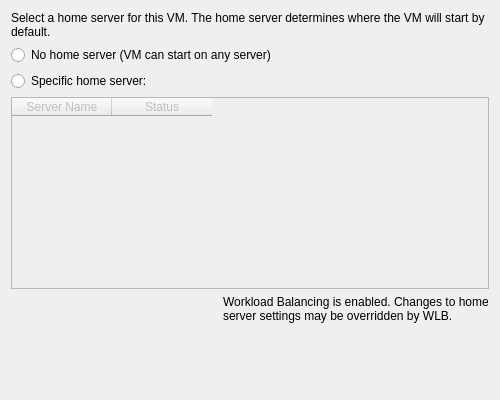
<?xml version="1.0" encoding="UTF-8"?>
<ui version="4.0">
 <class>HomeServerEditPage</class>
 <widget class="QWidget" name="HomeServerEditPage">
  <property name="geometry">
   <rect>
    <x>0</x>
    <y>0</y>
    <width>500</width>
    <height>400</height>
   </rect>
  </property>
  <layout class="QVBoxLayout" name="verticalLayout">
   <item>
    <widget class="QLabel" name="labelDescription">
     <property name="text">
      <string>Select a home server for this VM. The home server determines where the VM will start by default.</string>
     </property>
     <property name="wordWrap">
      <bool>true</bool>
     </property>
    </widget>
   </item>
   <item>
    <widget class="QRadioButton" name="radioButtonNoHomeServer">
     <property name="text">
      <string>No home server (VM can start on any server)</string>
     </property>
    </widget>
   </item>
   <item>
    <widget class="QRadioButton" name="radioButtonStaticHomeServer">
     <property name="text">
      <string>Specific home server:</string>
     </property>
    </widget>
   </item>
   <item>
    <widget class="QTableWidget" name="tableWidgetServers">
     <property name="enabled">
      <bool>false</bool>
     </property>
     <property name="editTriggers">
      <set>QAbstractItemView::NoEditTriggers</set>
     </property>
     <property name="selectionMode">
      <enum>QAbstractItemView::SingleSelection</enum>
     </property>
     <property name="selectionBehavior">
      <enum>QAbstractItemView::SelectRows</enum>
     </property>
     <column>
      <property name="text">
       <string>Server Name</string>
      </property>
     </column>
     <column>
      <property name="text">
       <string>Status</string>
      </property>
     </column>
    </widget>
   </item>
   <item>
    <widget class="QWidget" name="widgetWlbWarning" native="true">
     <property name="visible">
      <bool>false</bool>
     </property>
     <layout class="QHBoxLayout" name="horizontalLayout">
      <property name="leftMargin">
       <number>0</number>
      </property>
      <property name="topMargin">
       <number>0</number>
      </property>
      <property name="rightMargin">
       <number>0</number>
      </property>
      <property name="bottomMargin">
       <number>0</number>
      </property>
      <item>
       <widget class="QLabel" name="labelWlbIcon">
        <property name="text">
         <string/>
        </property>
        <property name="pixmap">
         <pixmap>:/icons/alert-warning.png</pixmap>
        </property>
       </widget>
      </item>
      <item>
       <widget class="QLabel" name="labelWlbWarning">
        <property name="text">
         <string>Workload Balancing is enabled. Changes to home server settings may be overridden by WLB.</string>
        </property>
        <property name="wordWrap">
         <bool>true</bool>
        </property>
       </widget>
      </item>
     </layout>
    </widget>
   </item>
   <item>
    <spacer name="verticalSpacer">
     <property name="orientation">
      <enum>Qt::Vertical</enum>
     </property>
     <property name="sizeHint" stdset="0">
      <size>
       <width>20</width>
       <height>40</height>
      </size>
     </property>
    </spacer>
   </item>
  </layout>
 </widget>
 <resources/>
 <connections/>
</ui>
